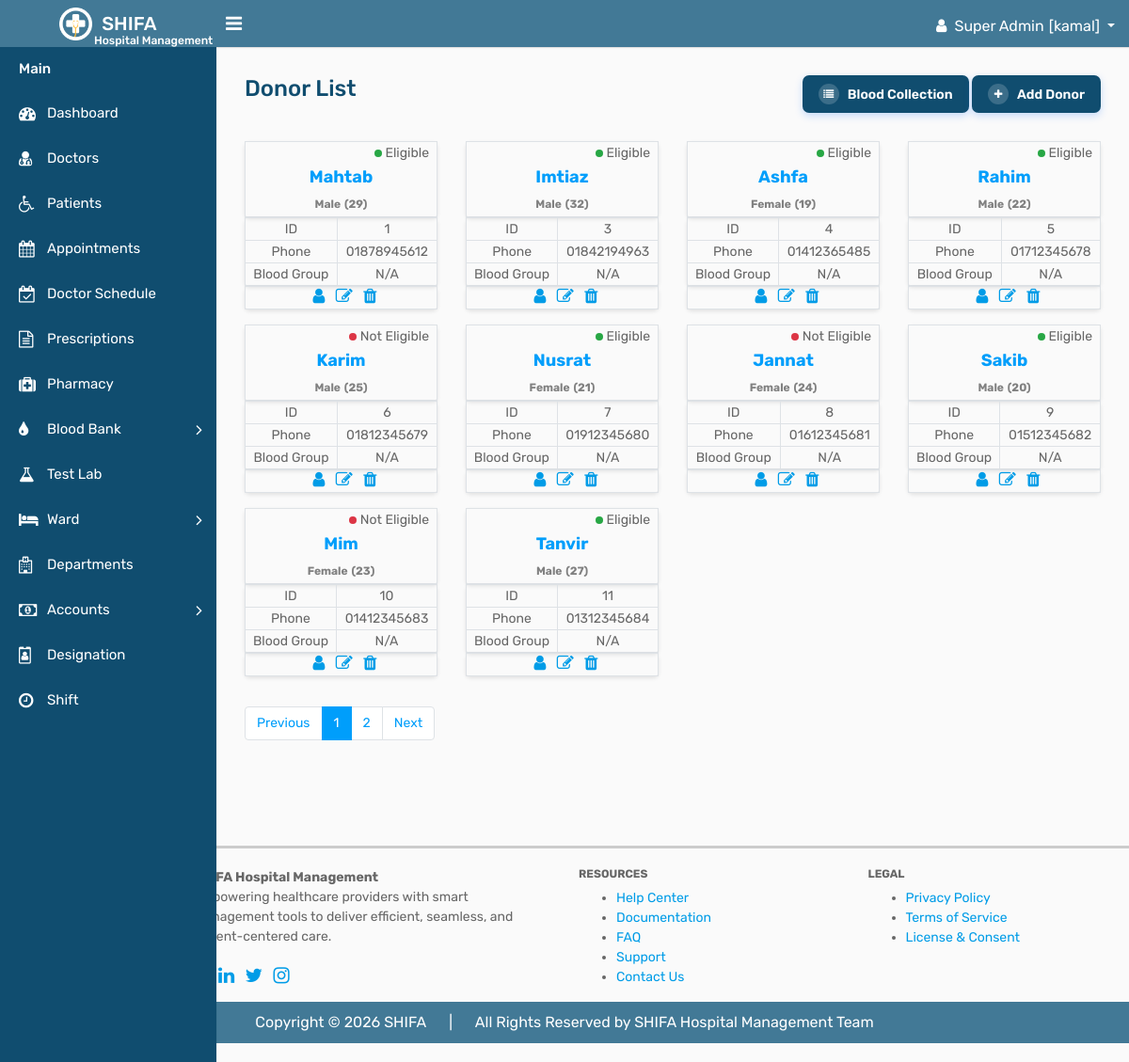
The page /blood_bank/donor/donor.php (signed in) on the database as committed earlier.
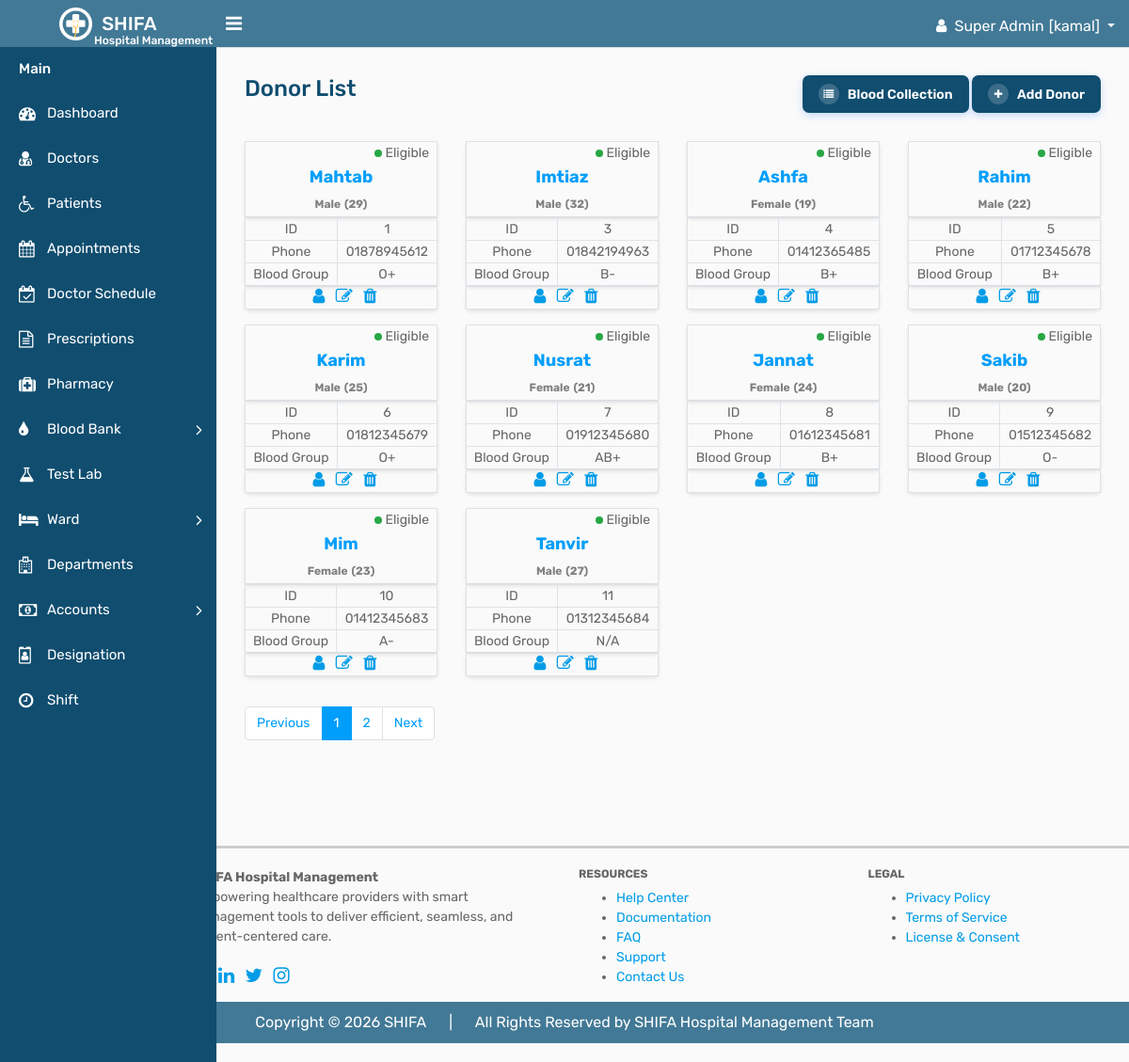
The same page on the database as committed later.
### tables this page shows
CREATE TABLE `donor` (
  `id` int(11) NOT NULL,
  `donor_name` varchar(255) DEFAULT NULL,
  `age` int(11) DEFAULT NULL,
  `gender` int(4) DEFAULT NULL COMMENT '1=male, 2=female',
  `phone` varchar(11) DEFAULT NULL,
  `address` varchar(255) DEFAULT NULL,
  `blood_group` int(4) DEFAULT NULL COMMENT '1=A+, 2=A-, 3=B+, 4=B-, 5=AB+, 6=AB-, 7=O+, 8=O-',
  `last_donation` date DEFAULT NULL,
  `donor_eligibility` int(4) DEFAULT NULL COMMENT '1=Eligible, 2=\r\nNot Eligible',
  `created_at` timestamp NULL DEFAULT NULL,
  `updated_at` timestamp NULL DEFAULT NULL,
  `deleted_at` timestamp NULL DEFAULT NULL
);

### crud/crud_class.php (called while the page is built, shortened)
<?php
class crud_class{
    private $host = "localhost";
    private $username = "root";
    private $password = "";
    private $database = "shifa";
    public $conn;
    public function __construct(){
        $this->conn = new mysqli($this->host, $this->username, $this->password, $this->database);
    }
    public function common_select($table, $columns = "*", $where = [],$where_condition = "AND", $order_by = "",
        $sort_order = "ASC",$limit = "",$offset = ""){
        $result=[
            "status"=>false,
            "data"=>[],
            "message"=>""
        ];
        $sql = "SELECT $columns FROM $table";
        if(!empty($where)){
            $where_clauses = [];
            foreach($where as $column => $value){
                $where_clauses[] = "$table" . "." . "$column = '" . $this->conn->real_escape_string($value) . "'";
            }
            $sql .= " WHERE " . implode(" $where_condition ", $where_clauses);
            $sql .= " AND deleted_at IS NULL";
        }else{
            $sql .= " WHERE deleted_at IS NULL";
        }
        if(!empty($order_by)){
            $sql .= " ORDER BY $order_by $sort_order";
        }
        if(!empty($limit)){
            $sql .= " LIMIT $limit";
        }
        $rs = $this->conn->query($sql);
        if($rs->num_rows > 0){
            $result["status"] = true;
            $result["message"] = "Records found";
            while($row = $rs->fetch_object()){
                $result["data"][] = $row;
            }
            return $result;
        } else {
            $result["message"] = "No records found";
            return $result;
        }
    }
}

### component/connection.php (called while the page is built, shortened)
<?php
    $base_url = "http://localhost/shifa/";
    require_once  ($_SERVER['DOCUMENT_ROOT'] . "/shifa/crud/crud_class.php");
    $crud = new crud_class();
?>

### blood_bank/donor/donor.php (the view, shortened to what the changed rows need)
<?php require_once "../../component/header.php"; ?>
<?php require_once "../../component/sidebar.php"; ?>
 <div class="page-wrapper">
    <div class="content">
        <div class="row">
        <?php
        if(isset($_GET['page']) && is_numeric($_GET['page'])){
            $page = (int)$_GET['page'];
            } else {
            $page = 1;
        }
        $donors = $crud->common_select("donor",'*',[],'AND','id','ASC',10,($page-1)*10);
        if ($donors['status']) {
            foreach ($donors['data'] as $donor) { ?>
        <div class="col-sm-6 col-md-3 mb-3">
            <table class="w-100" style="border: 1px solid #dee2e6; border-radius: 5px; box-shadow: 0 2px 4px rgba(0, 0, 0, 0.1);">
                <tr>
                    <td colspan="2" class="text-right pr-2"><?php if ($donor->donor_eligibility == '1') { ?><span style="display:inline-block;width:8px;height:8px;background:#28a745;border-radius:50%;"></span> Eligible
                    <?php } else { ?><span style="display:inline-block;width:8px;height:8px;background:#dc3545;border-radius:50%;"></span> Not Eligible<?php } ?></td>
                </tr>
                <tr>
                    <th class="text-center" colspan="2" style="font-size: 18px; color: #009efb;"><?= htmlspecialchars($donor->donor_name) ?><br>
                            <?php if ($donor->gender == 1) { ?>
                        <span style="font-size: 12px; color: gray;">Male</span>
                            <?php } else { ?>
                        <span style="font-size: 12px; color: gray;">Female</span>
                            <?php } ?>
                        <span style="font-size: 12px; color: gray;">(<?= htmlspecialchars($donor->age) ?>)</span>
                    </th>
                </tr>
            </table>
            <table border="1" class="w-100" style="border: 1px solid #dee2e6; border-radius: 5px; box-shadow: 0 2px 4px rgba(0, 0, 0, 0.1);">
                <tr class="text-center">
                    <td>ID</td>
                    <td><?= htmlspecialchars($donor->id) ?></td>
                </tr>
                <tr class="text-center">
                    <td>Phone</td>
                    <td><?= htmlspecialchars($donor->phone) ?></td>
                </tr>
                <tr class="text-center">
                    <td>Blood Group</td>
                    <td>
                    <?php
                        $bloodGroups = [1 => 'A+',2 => 'A-',3 => 'B+',4 => 'B-',5 => 'AB+',6 => 'AB-',7 => 'O+',8 => 'O-'];
                    ?>
                    <?= htmlspecialchars($bloodGroups[(int)$donor->blood_group] ?? 'N/A') ?>
                    </td>
                </tr>
            </table>
            <table class="w-100" style="border: 1px solid #dee2e6; border-radius: 5px; box-shadow: 0 2px 4px rgba(0, 0, 0, 0.1);">
                <tr>
                    <td colspan="2" class="text-center">
                        <a href="<?= $base_url ?>blood_bank/donor/view_donor.php?id=<?= $donor->id ?>"><i class="fa fa-user pl-2" style="font-size: 18px;"></i></a>
                        <a href="<?= $base_url ?>blood_bank/donor/edit_donor.php?id=<?= $donor->id ?>"><i class="fa fa-edit pl-2" style="font-size: 18px;"></i></a>
                        <a onclick="return confirm('Are you sure you want to delete this donor?')" href="<?= $base_url ?>blood_bank/donor/delete_donor.php?id=<?= $donor->id ?>"><i class="fa fa-trash pl-2" style="font-size: 18px;"></i></a>
                    </td>
                </tr>
            </table>
        </div>
        <?php }} ?>
    </div>
</div>
</div>
<?php require_once "../../component/footer.php" ?>

Rows that differ between the two databases and show on the page:
changed donor "Mahtab": blood_group "N/A" → "O+"
changed donor "Imtiaz": blood_group "N/A" → "B-"
changed donor "Ashfa": blood_group "N/A" → "B+"
changed donor "Rahim": blood_group "N/A" → "B+"
changed donor "Karim": blood_group "N/A" → "O+"; donor_eligibility "Not Eligible" → "Eligible"
changed donor "Nusrat": blood_group "N/A" → "AB+"
changed donor "Jannat": blood_group "N/A" → "B+"; donor_eligibility "Not Eligible" → "Eligible"
changed donor "Sakib": blood_group "N/A" → "O-"
changed donor "Mim": blood_group "N/A" → "A-"; donor_eligibility "Not Eligible" → "Eligible"
